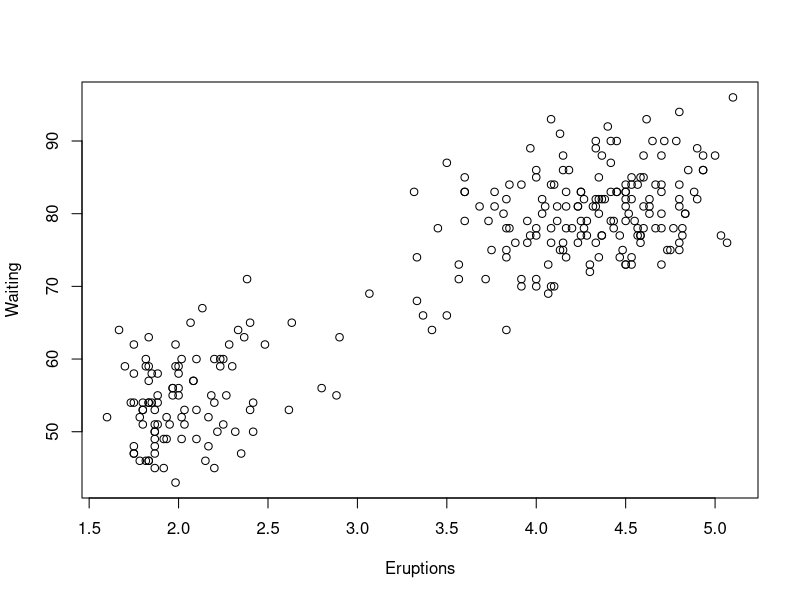
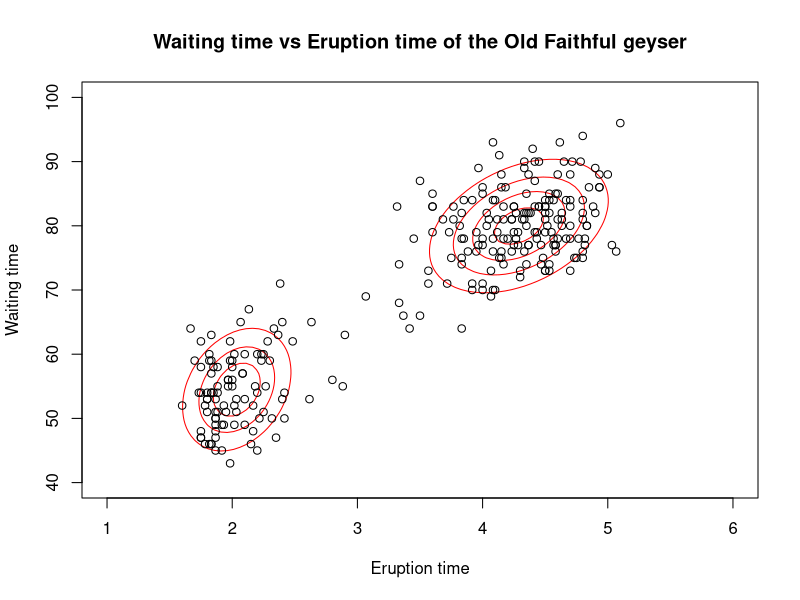

Generate these figures, in order, with R:
library(mvtnorm)
library(dplyr)


# EM ----------------------------------------------------------------------


head(faithful)
plot(faithful$eruptions, faithful$waiting, xlab = "Eruptions", ylab = "Waiting")

alpha <- 0.5
mu1 <- c(4,60)
mu2 <- c(3,70)
sigma1 <-matrix(c(1,0,0,1),2,2)
sigma2 <- matrix(c(1,0,0,1),2,2)
num = 10

EM_faithful <- function(alpha, mu1, mu2, sigma1, sigma2, num){
  newalpha <- NULL
  newmu1 <- NULL
  newmu2 <- NULL
  newsigma1 <- NULL
  newsigma2 <- NULL
  
  for(j in 1:num){
    p = matrix(0,nrow(faithful),2)
    temp_mu1= matrix(0,nrow(faithful),2)
    temp_mu2= matrix(0,nrow(faithful),2)
    temp_sigma1= matrix(0,nrow(faithful),4)
    temp_sigma2= matrix(0,nrow(faithful),4)
    for( i in 1:nrow(faithful)){
      x <- faithful[i,] %>% as.numeric()
      p[i,1] <- alpha*dmvnorm(x,mu1,sigma1)/ (alpha*dmvnorm(x,mu1,sigma1)+(1 - alpha)*dmvnorm(x,mu2,sigma2))
      temp_mu1[i,] <- x*p[i,1]
      temp_sigma1[i,] <- (x - mu1)%*%t(x - mu1)*p[i,1]
      p[i,2] <- (1-alpha)*dmvnorm(x,mu2,sigma2)/ (alpha*dmvnorm(x,mu1,sigma1)+(1 - alpha)*dmvnorm(x,mu2,sigma2))
      temp_mu2[i,] <- x*p[i,2]
      temp_sigma2[i,] <- (x - mu2)%*%t(x - mu2)*p[i,2]}
    
    newalpha <- c(newalpha, mean(p[,1]))
    alpha <- mean(p[,1])
    newmu1 <- c(newmu1, apply(temp_mu1,2,sum)/sum(p[,1]))
    mu1 <- apply(temp_mu1,2,sum)/sum(p[,1]) 
    newmu2 <- c(newmu2, apply(temp_mu2,2,sum)/sum(p[,2]))
    mu2 <- apply(temp_mu2,2,sum)/sum(p[,2]) 
    newsigma1<- c(newsigma1, apply(temp_sigma1,2,sum)/sum(p[,1]))
    sigma1 <- matrix(apply(temp_sigma1,2,sum)/sum(p[,1]),2,2)
    newsigma2<- c(newsigma2, apply(temp_sigma2,2,sum)/sum(p[,2]))
    sigma2 <- matrix(apply(temp_sigma2,2,sum)/sum(p[,2]) ,2,2)
  }
  
  names(mu1) <- c("eruptions", "waiting")
  names(mu2) <- c("eruptions", "waiting")
  temp <- list(c(alpha,1-alpha), mu1, sigma1, mu2, sigma2)
  names(temp) <- c("tau", "mu1", "sigma1", "mu2", "sigma2")
  
  return(temp)
}


End_theta <- EM_faithful(alpha, mu1, mu2, sigma1, sigma2, num)


# Plot --------------------------------------------------------------------
# refer from other code
xpts <- seq(from=1,to=6,length.out=100)
ypts <- seq(from=40,to=100,length.out=100)

#function to plot current data
plot.em <- function(theta){
  mixture.contour <- outer(xpts,ypts,function(x,y) {
    theta$tau[1]*dmvnorm(cbind(x,y),mean=theta$mu1,sigma=theta$sigma1) + theta$tau[2]*dmvnorm(cbind(x,y),mean=theta$mu2,sigma=theta$sigma2)
  })
  contour(xpts,ypts,mixture.contour,nlevels=5,drawlabel=FALSE,col="red",xlab="Eruption time",ylab="Waiting time",main="Waiting time vs Eruption time of the Old Faithful geyser")
  points(faithful)
}

plot.em(End_theta)


